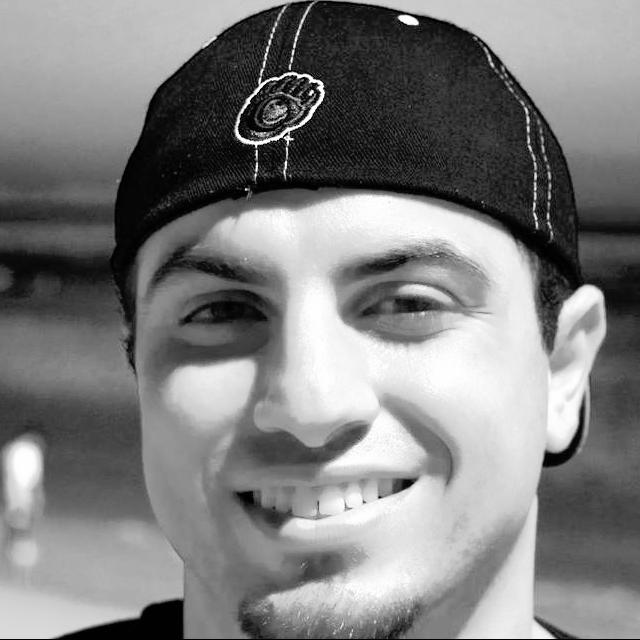
#> input picture EyeData/train/1112052992_1_jpg.rf.544f048059e3cd693444df3e775f3f54.jpg, 640 x 640 px, found by its file name; its folder holds only this picture in this run
$ python annotate.py
#> lines starting #> are read from the running program, lines starting #| are printed output that depends on the picture; after the words box and inside, x2 and y2 are one past the last pixel; in counts of white or black regions, pixels touching at a corner belong together
import cv2
import os
import json

# Load pre-trained Haar cascades for eye and face detection
eye_cascade = cv2.CascadeClassifier(cv2.data.haarcascades + 'haarcascade_eye.xml')
face_cascade = cv2.CascadeClassifier(cv2.data.haarcascades + 'haarcascade_frontalface_default.xml')

x = [] # random initialization for github push
y = [] # same here

def detect_redness(image):
    # Convert image to HSV for better color detection
    hsv = cv2.cvtColor(image, cv2.COLOR_BGR2HSV)

    # Define the range for red color in HSV
    lower_red = (0, 70, 50)
    upper_red = (10, 255, 255)
    mask1 = cv2.inRange(hsv, lower_red, upper_red)

    lower_red = (170, 70, 50)
    upper_red = (180, 255, 255)
    mask2 = cv2.inRange(hsv, lower_red, upper_red)

    # Combine masks
    red_mask = mask1 | mask2

    # Count the number of red pixels
    red_pixel_count = cv2.countNonZero(red_mask)

    return red_pixel_count > 500  # Threshold for redness

def detect_bagginess(image):
    gray_image = cv2.cvtColor(image, cv2.COLOR_BGR2GRAY)
    blurred = cv2.GaussianBlur(gray_image, (5, 5), 0)
    edges = cv2.Canny(blurred, 50, 150)

    contours, _ = cv2.findContours(edges, cv2.RETR_EXTERNAL, cv2.CHAIN_APPROX_SIMPLE)
    for contour in contours:
        x, y, w, h = cv2.boundingRect(contour)
        if h > 5 and y > image.shape[0] // 2:  # Check for bagginess
            return True

    return False

def detect_watery_eyes(image):
    # Simple logic based on brightness in the eye region
    # Convert to HSV and check the V channel
    hsv = cv2.cvtColor(image, cv2.COLOR_BGR2HSV)
    mean_brightness = cv2.mean(hsv[:, :, 2])[0]  # Average value in the V channel
    return mean_brightness > 200  # Threshold for determining watery eyes

def detect_glasses(image):
    # Load pre-trained Haar cascade for eye glasses detection
    glasses_cascade = cv2.CascadeClassifier(cv2.data.haarcascades + 'haarcascade_eye_tree_eyeglasses.xml')
    gray = cv2.cvtColor(image, cv2.COLOR_BGR2GRAY)
    glasses = glasses_cascade.detectMultiScale(gray, scaleFactor=1.1, minNeighbors=5)
    return len(glasses) > 0  # Return true if glasses are detected

def annotate_image(image_path):
    image = cv2.imread(image_path)
#> image is the input picture: shape (640, 640, 3); min 0, max 255, mean 127.4

    if image is None:
        print(f"Error: Unable to read image at {image_path}")
        return []  # Return empty if the image is not found

    # Detect features
    is_red = detect_redness(image)
#> in detect_redness, `hsv = cv2.cvtColor(image, cv2.COLOR_BGR2HSV)`: hsv: shape (640, 640, 3); mean H, S, V 0, 0, 127.4
#> in detect_redness, `mask1 = cv2.inRange(hsv, lower_red, upper_red)`: mask1: shape (640, 640); every value is 0
#> in detect_redness, `red_pixel_count = cv2.countNonZero(red_mask)`: red_pixel_count = 0
#> is_red = False
    is_baggy = detect_bagginess(image)
#> in detect_bagginess, `edges = cv2.Canny(blurred, 50, 150)`:
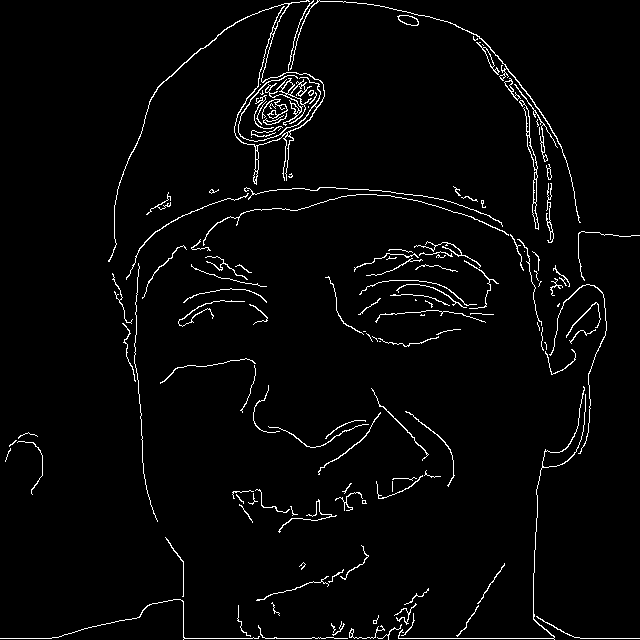
#> edges: shape (640, 640); 2.8% white in thin lines or dots
#> in detect_bagginess, `contours, _ = cv2.findContours(edges, cv2.RETR_EXTERNAL, cv2.CHAIN_APP..`: contours = 123 contours, 91 with area under 20; largest, box (x1, y1, x2, y2) and area: (108, 0, 325, 262) 4842, (519, 100, 539, 230) 302, (397, 15, 419, 26) 147, (290, 0, 581, 223) 134, (476, 42, 500, 75) 96
#> the loop in detect_bagginess, `for contour in contours:` made 1 pass
#> (x, y, w, h) on pass 1: (349, 625, 36, 14)
#> is_baggy = True
    is_watery = detect_watery_eyes(image)
#> in detect_watery_eyes, `mean_brightness = cv2.mean(hsv[:, :, 2])[0]`: mean_brightness = 127.4
#> is_watery = False
    has_glasses = detect_glasses(image)
#> in detect_glasses, `glasses = glasses_cascade.detectMultiScale(gray, scaleFactor=1.1, minN..`: glasses = [[368, 265, 82, 82], [186, 270, 82, 82]]
#> has_glasses = True

    annotations = []
    if is_red:
        annotations.append({'label': 'red', 'confidence': 0.9})
    if is_baggy:
        annotations.append({'label': 'baggy', 'confidence': 0.9})
    if is_watery:
        annotations.append({'label': 'watery', 'confidence': 0.9})
    if has_glasses:
        annotations.append({'label': 'with glasses', 'confidence': 0.9})

    # Determine if the eyes are strained based on detected conditions
    if is_red or is_baggy or is_watery:
        annotations.append({'label': 'strained', 'confidence': 0.9})
    else:
        annotations.append({'label': 'not strained', 'confidence': 0.9})

    # Debug output
    # print(f"Processed {image_path}: {annotations}")

    return annotations

# Directory paths
input_dir = '/Users/kalyan/Desktop/VascuLens/EyeData/train'
output_dir = '/Users/kalyan/Desktop/VascuLens/EyeData'
os.makedirs(output_dir, exist_ok=True)

# List to store all annotations
annotations_list = []

# Loop through dataset
for filename in os.listdir(input_dir):
    if filename.lower().endswith(('.jpg', '.jpeg', '.png')):
        image_path = os.path.join(input_dir, filename)
        annotations = annotate_image(image_path)

        # Save the annotations for each image
        annotations_list.append({filename: annotations})

# Save all annotations to a JSON file for Roboflow
with open(os.path.join(output_dir, 'annotations.json'), 'w') as f:
    json.dump(annotations_list, f)

# print(f"Annotated data saved to {output_dir}/annotations.json")

$ run again, on EyeData/train/126968967_1_jpg.rf.d47d380b1de625b2a3e663cbd23657a4.jpg
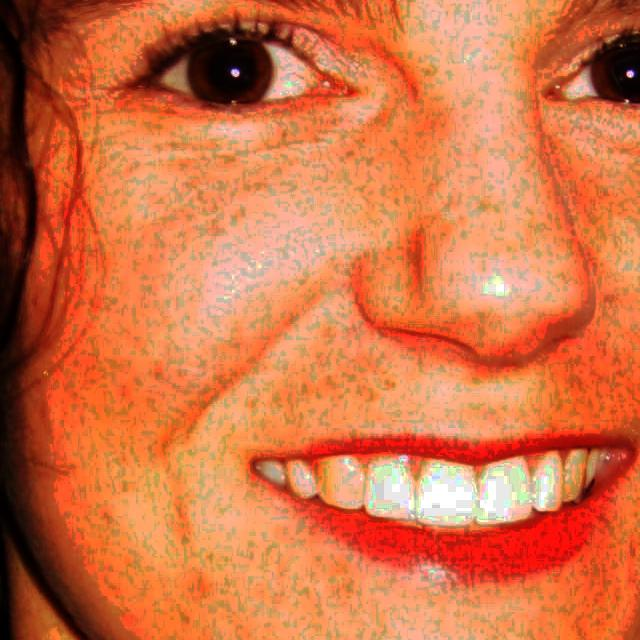
#> input picture EyeData/train/126968967_1_jpg.rf.d47d380b1de625b2a3e663cbd23657a4.jpg, 640 x 640 px, found by its file name
#> in annotate_image, image is the input picture: shape (640, 640, 3); mean B, G, R 70, 114.4, 212.5
#> hsv: shape (640, 640, 3); mean H, S, V 11.4, 176.2, 212.7
#> in detect_redness, `mask1 = cv2.inRange(hsv, lower_red, upper_red)`:
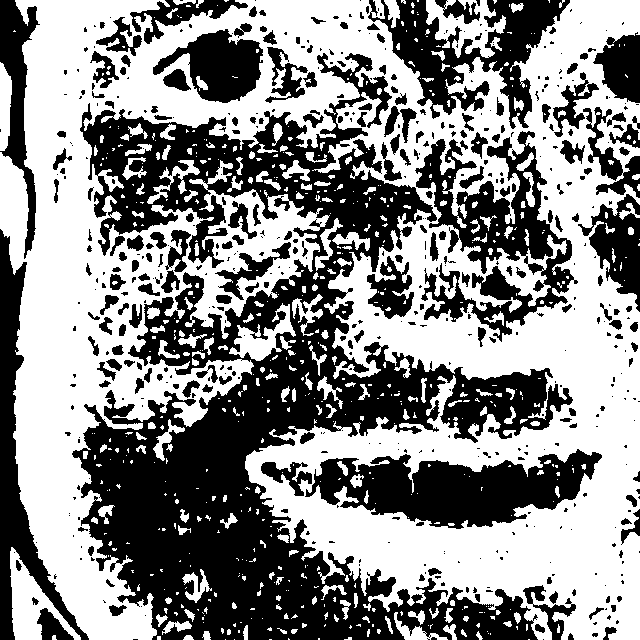
#> mask1: shape (640, 640); 54.3% white; 540 black regions (335 under 20 px), largest, box (x1, y1, x2, y2) and area: (72, 53, 573, 640) 102284, (305, 449, 602, 529) 13346, (415, 131, 578, 342) 12717
#> mask2: shape (640, 640); 0.1% white in thin lines or dots, all inside (x1, y1, x2, y2) = (8, 24, 639, 574)
#> red_mask: shape (640, 640); 54.4% white; 503 black regions (299 under 20 px), largest, box (x1, y1, x2, y2) and area: (72, 53, 573, 640) 102284, (305, 449, 602, 529) 13314, (415, 131, 578, 342) 12717
#> red_pixel_count = 222657
#> is_red = True
#> in detect_bagginess, `edges = cv2.Canny(blurred, 50, 150)`:
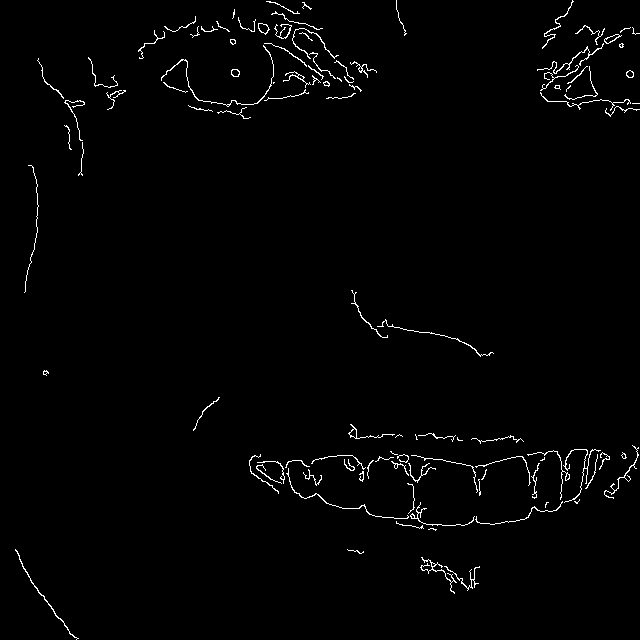
#> edges: shape (640, 640); 1.4% white in thin lines or dots
#> contours = 106 contours, 81 with area under 20; largest, box (x1, y1, x2, y2) and area: (258, 23, 270, 35) 80, (604, 34, 622, 44) 69, (348, 424, 395, 439) 56, (161, 45, 274, 107) 56, (15, 549, 79, 640) 52
#> the loop in detect_bagginess, `for contour in contours:` made 1 pass
#> (x, y, w, h) on pass 1: (444, 566, 36, 25)
#> is_baggy = True
#> mean_brightness = 212.7
#> is_watery = True
#> glasses = ()
#> has_glasses = False

$ run again, on EyeData/train/1420413841_1_jpg.rf.01ca545d5f1055fd004e08f596ba557f.jpg
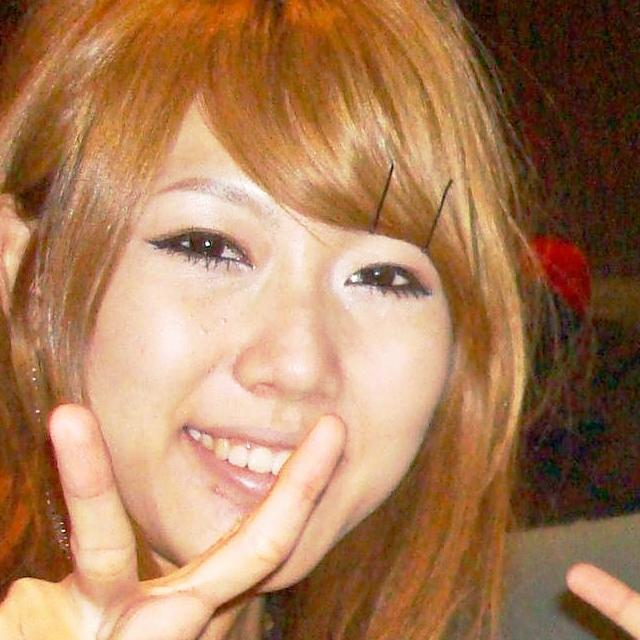
#> input picture EyeData/train/1420413841_1_jpg.rf.01ca545d5f1055fd004e08f596ba557f.jpg, 640 x 640 px, found by its file name
#> in annotate_image, image is the input picture: shape (640, 640, 3); mean B, G, R 88.5, 124.6, 169
#> hsv: shape (640, 640, 3); mean H, S, V 14.9, 138.3, 169.1
#> in detect_redness, `mask1 = cv2.inRange(hsv, lower_red, upper_red)`:
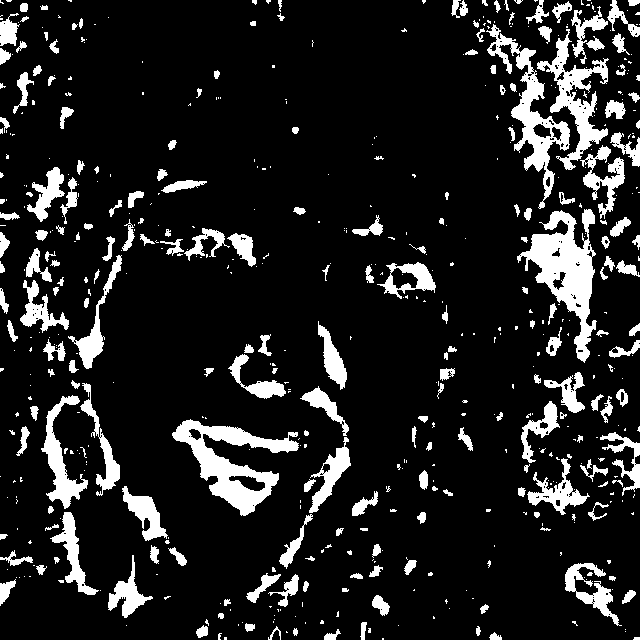
#> mask1: shape (640, 640); 12.8% white; 567 white regions (359 under 20 px), largest, box (x1, y1, x2, y2) and area: (517, 209, 597, 363) 4743, (172, 419, 299, 516) 4331, (486, 24, 570, 209) 3284
#> mask2: shape (640, 640); 0.37% white; 100 white regions (73 under 20 px), largest, box (x1, y1, x2, y2) and area: (553, 272, 566, 290) 105, (593, 472, 607, 486) 101, (214, 246, 224, 258) 73
#> red_mask: shape (640, 640); 13.2% white; 558 white regions (353 under 20 px), largest, box (x1, y1, x2, y2) and area: (517, 209, 597, 363) 4947, (172, 419, 299, 516) 4360, (537, 6, 609, 170) 3495
#> red_pixel_count = 53955
#> is_red = True
#> in detect_bagginess, `edges = cv2.Canny(blurred, 50, 150)`:
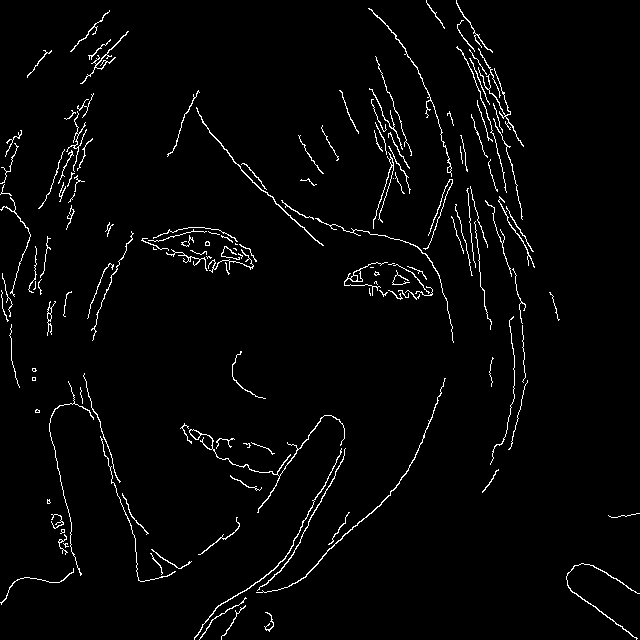
#> edges: shape (640, 640); 2.6% white in thin lines or dots
#> contours = 148 contours, 114 with area under 20; largest, box (x1, y1, x2, y2) and area: (189, 415, 345, 513) 178, (256, 378, 446, 593) 124, (194, 448, 342, 640) 112, (196, 107, 324, 246) 108, (344, 262, 388, 296) 104
#> the loop in detect_bagginess, `for contour in contours:` made 1 pass
#> (x, y, w, h) on pass 1: (264, 612, 10, 20)
#> is_baggy = True
#> mean_brightness = 169.1
#> is_watery = False
#> glasses = [[244, 366, 46, 46], [340, 235, 88, 88], [154, 197, 98, 98]]
#> has_glasses = True

$ run again, on EyeData/train/1425317189_1_jpg.rf.df4ff30801da084c3c2d1a0228a16c6b.jpg
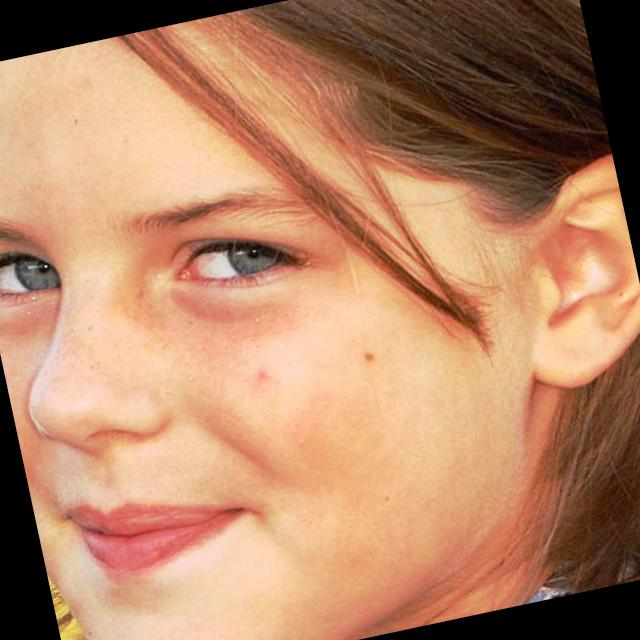
#> input picture EyeData/train/1425317189_1_jpg.rf.df4ff30801da084c3c2d1a0228a16c6b.jpg, 640 x 640 px, found by its file name
#> in annotate_image, image is the input picture: shape (640, 640, 3); mean B, G, R 103.1, 134.1, 182.6
#> hsv: shape (640, 640, 3); mean H, S, V 13.1, 113.9, 182.7
#> in detect_redness, `mask1 = cv2.inRange(hsv, lower_red, upper_red)`:
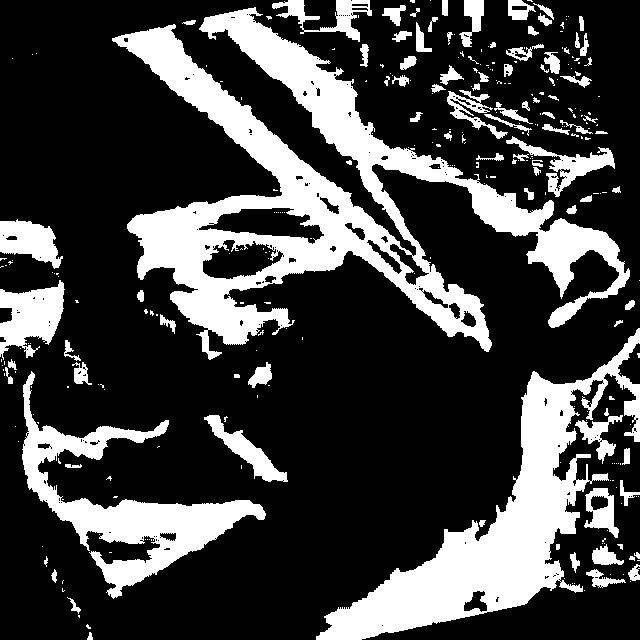
#> mask1: shape (640, 640); 25.9% white; 299 white regions (207 under 20 px), largest, box (x1, y1, x2, y2) and area: (112, 7, 630, 360) 47708, (316, 328, 640, 640) 24867, (22, 371, 266, 599) 12732
#> mask2: shape (640, 640); 0.34% white; 24 white regions (22 under 20 px), largest, box (x1, y1, x2, y2) and area: (86, 531, 160, 564) 1244, (160, 533, 176, 541) 90
#> red_mask: shape (640, 640); 26.2% white; 293 white regions (201 under 20 px), largest, box (x1, y1, x2, y2) and area: (112, 7, 630, 360) 47725, (316, 328, 640, 640) 24869, (22, 371, 266, 599) 14094
#> red_pixel_count = 107394
#> is_red = True
#> in detect_bagginess, `edges = cv2.Canny(blurred, 50, 150)`:
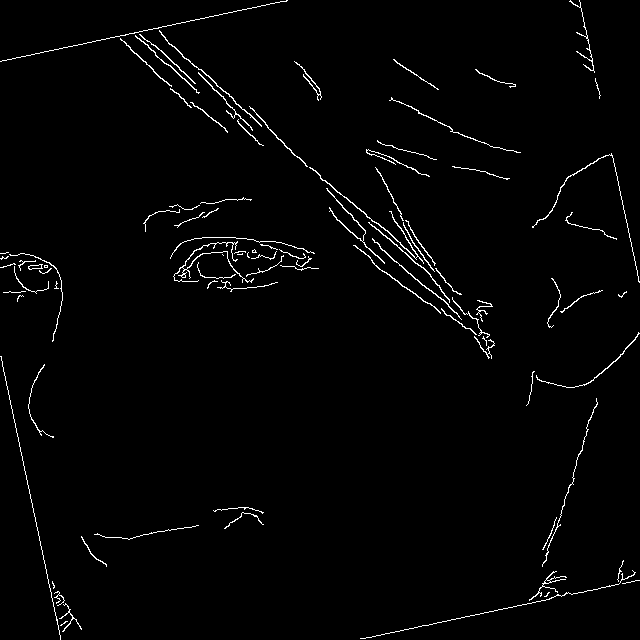
#> edges: shape (640, 640); 1.8% white in thin lines or dots
#> contours = 90 contours, 58 with area under 20; largest, box (x1, y1, x2, y2) and area: (309, 167, 424, 264) 109, (159, 30, 262, 127) 80, (326, 188, 385, 264) 80, (173, 241, 254, 283) 78, (372, 238, 462, 320) 70
#> the loop in detect_bagginess, `for contour in contours:` made 2 passes
#> (x, y, w, h) on passes 1 to 2: (60, 621, 8, 5), (59, 603, 23, 29)
#> is_baggy = True
#> mean_brightness = 182.7
#> is_watery = False
#> glasses = [[159, 187, 152, 152]]
#> has_glasses = True

$ run again, on EyeData/train/1167462532_1_jpg.rf.a1d0c0bda4466ea419aa492cf4491806.jpg
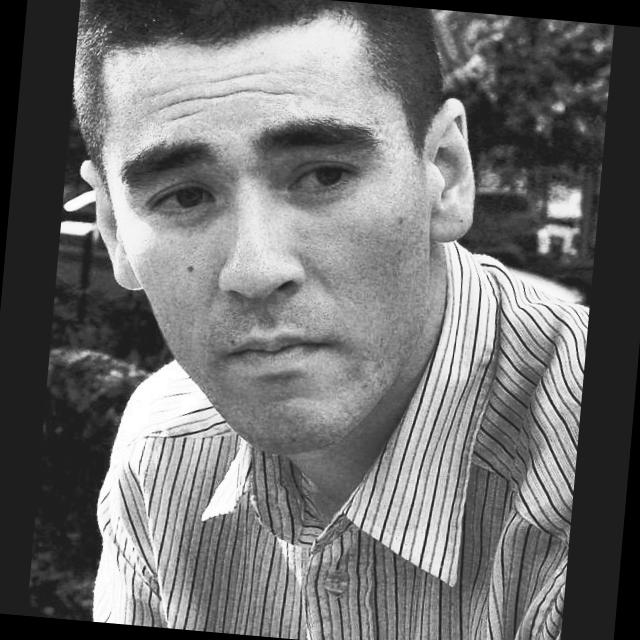
#> input picture EyeData/train/1167462532_1_jpg.rf.a1d0c0bda4466ea419aa492cf4491806.jpg, 640 x 640 px, found by its file name
#> in annotate_image, image is the input picture: shape (640, 640, 3); min 0, max 255, mean 112.3
#> hsv: shape (640, 640, 3); mean H, S, V 0, 0, 112.3
#> mask1: shape (640, 640); every value is 0
#> red_pixel_count = 0
#> is_red = False
#> in detect_bagginess, `edges = cv2.Canny(blurred, 50, 150)`:
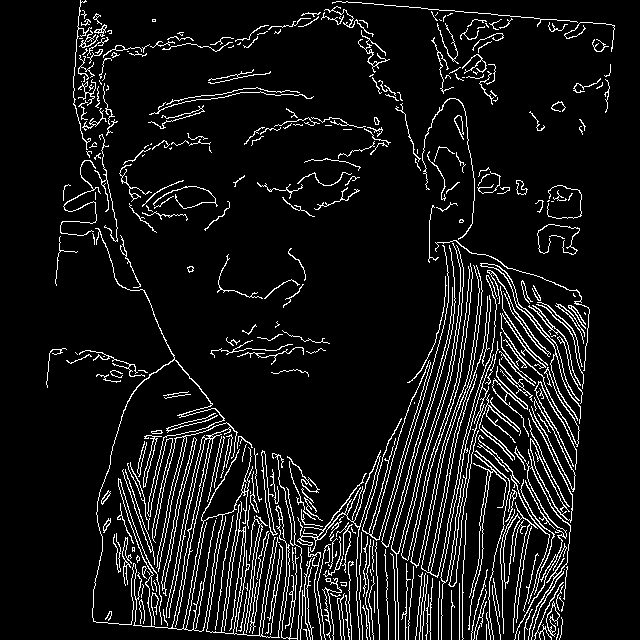
#> edges: shape (640, 640); 8.5% white in thin lines or dots, all inside (x1, y1, x2, y2) = (46, 0, 615, 640)
#> contours = 373 contours, 292 with area under 20; largest, box (x1, y1, x2, y2) and area: (92, 228, 253, 632) 2488, (297, 450, 381, 640) 562, (161, 437, 197, 596) 449, (480, 263, 581, 424) 406, (261, 450, 278, 536) 279
#> the loop in detect_bagginess, `for contour in contours:` made 1 pass
#> (x, y, w, h) on pass 1: (518, 631, 2, 9)
#> is_baggy = True
#> mean_brightness = 112.3
#> is_watery = False
#> glasses = [[289, 142, 70, 70], [144, 160, 77, 77]]
#> has_glasses = True
